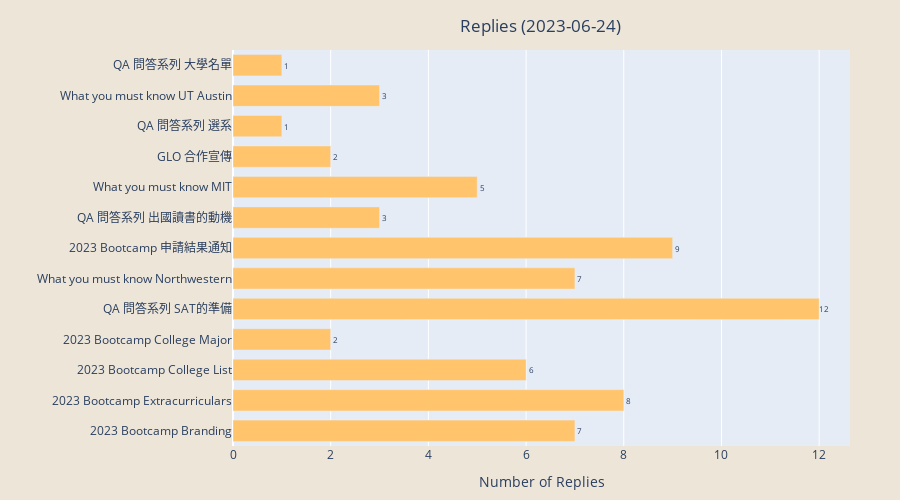

The notebook cell this image was saved under:
### Code cell
# Replies
plt.figure(figsize=(10,6))
plt.barh(df["label"], width = df["replies"], color = "#FFC46C") 
plt.title("Replies " + f"({date.today()})")
plt.xlabel("Number of Replies")
plt.rcParams['axes.facecolor'] = "#EDE5D8"
for index, value in enumerate(df["replies"]):
    plt.text(value, index,
             str(value), fontsize = 8)
#plt.savefig(f'replies_{date_format}.png', bbox_inches='tight')
#plt.show()

# Convert the Matplotlib bar plot to Plotly-compatible traces
data = go.Bar(
    y=df["label"],
    x=df["replies"],
    orientation='h',
    marker=dict(color="#FFC46C"),
    name="Replies"
)

# Create the layout for the plot
layout = go.Layout(
    title=dict(
    text="Replies " + f"({date.today()})",
    x=0.6,  # Set the x-position of the title to the center of the plot
    y=0.96   # Set the y-position of the title (0 is the top, 1 is the bottom)
    ),
    xaxis=dict(title="Number of Replies"),
    yaxis=dict(title=""),
    paper_bgcolor="#EDE5D8",
    yaxis_tickfont=dict(size=12),
    bargap=0.3,
    height = 500,
    margin=dict(l=50, r=50, t=50, b=50)
)

# Create the Figure object and add the data and layout
replies_fig = go.Figure(data=data, layout=layout)

# Add text annotations to the bars
for i, value in enumerate(df["replies"]):
    replies_fig.add_annotation(
        x=value,
        y=df["label"][i],
        text="     " + str(value),
        font=dict(size=8),
        showarrow=False
    )

# Display the interactive plot
replies_fig.show()
#pio.write_image(replies_fig, f'replies_{date_format}.png')

### Figure 1 — Plotly figure (JSON) as saved in the notebook; plotly's stock layout.template omitted (floating-point values rounded to 4 significant figures)
{"data": [{"marker": {"color": "#FFC46C"}, "name": "Replies", "orientation": "h", "type": "bar", "x": [7, 8, 6, 2, 12, 7, 9, 3, 5, 2, 1, 3, 1], "y": ["2023 Bootcamp Branding", "2023 Bootcamp Extracurriculars", "2023 Bootcamp College List", "2023 Bootcamp College Major", "QA 問答系列 SAT的準備", "What you must know Northwestern", "2023 Bootcamp 申請結果通知", "QA 問答系列 出國讀書的動機", "What you must know MIT", "GLO 合作宣傳", "QA 問答系列 選系", "What you must know UT Austin", "QA 問答系列 大學名單"]}], "layout": {"annotations": [{"font": {"size": 8}, "showarrow": false, "text": "     7", "x": 7, "y": "2023 Bootcamp Branding"}, {"font": {"size": 8}, "showarrow": false, "text": "     8", "x": 8, "y": "2023 Bootcamp Extracurriculars"}, {"font": {"size": 8}, "showarrow": false, "text": "     6", "x": 6, "y": "2023 Bootcamp College List"}, {"font": {"size": 8}, "showarrow": false, "text": "     2", "x": 2, "y": "2023 Bootcamp College Major"}, {"font": {"size": 8}, "showarrow": false, "text": "     12", "x": 12, "y": "QA 問答系列 SAT的準備"}, {"font": {"size": 8}, "showarrow": false, "text": "     7", "x": 7, "y": "What you must know Northwestern"}, {"font": {"size": 8}, "showarrow": false, "text": "     9", "x": 9, "y": "2023 Bootcamp 申請結果通知"}, {"font": {"size": 8}, "showarrow": false, "text": "     3", "x": 3, "y": "QA 問答系列 出國讀書的動機"}, {"font": {"size": 8}, "showarrow": false, "text": "     5", "x": 5, "y": "What you must know MIT"}, {"font": {"size": 8}, "showarrow": false, "text": "     2", "x": 2, "y": "GLO 合作宣傳"}, {"font": {"size": 8}, "showarrow": false, "text": "     1", "x": 1, "y": "QA 問答系列 選系"}, {"font": {"size": 8}, "showarrow": false, "text": "     3", "x": 3, "y": "What you must know UT Austin"}, {"font": {"size": 8}, "showarrow": false, "text": "     1", "x": 1, "y": "QA 問答系列 大學名單"}], "bargap": 0.3, "height": 500, "margin": {"b": 50, "l": 50, "r": 50, "t": 50}, "paper_bgcolor": "#EDE5D8", "title": {"text": "Replies (2023-06-24)", "x": 0.6, "y": 0.96}, "xaxis": {"title": {"text": "Number of Replies"}}, "yaxis": {"tickfont": {"size": 12}, "title": {"text": ""}}}}
